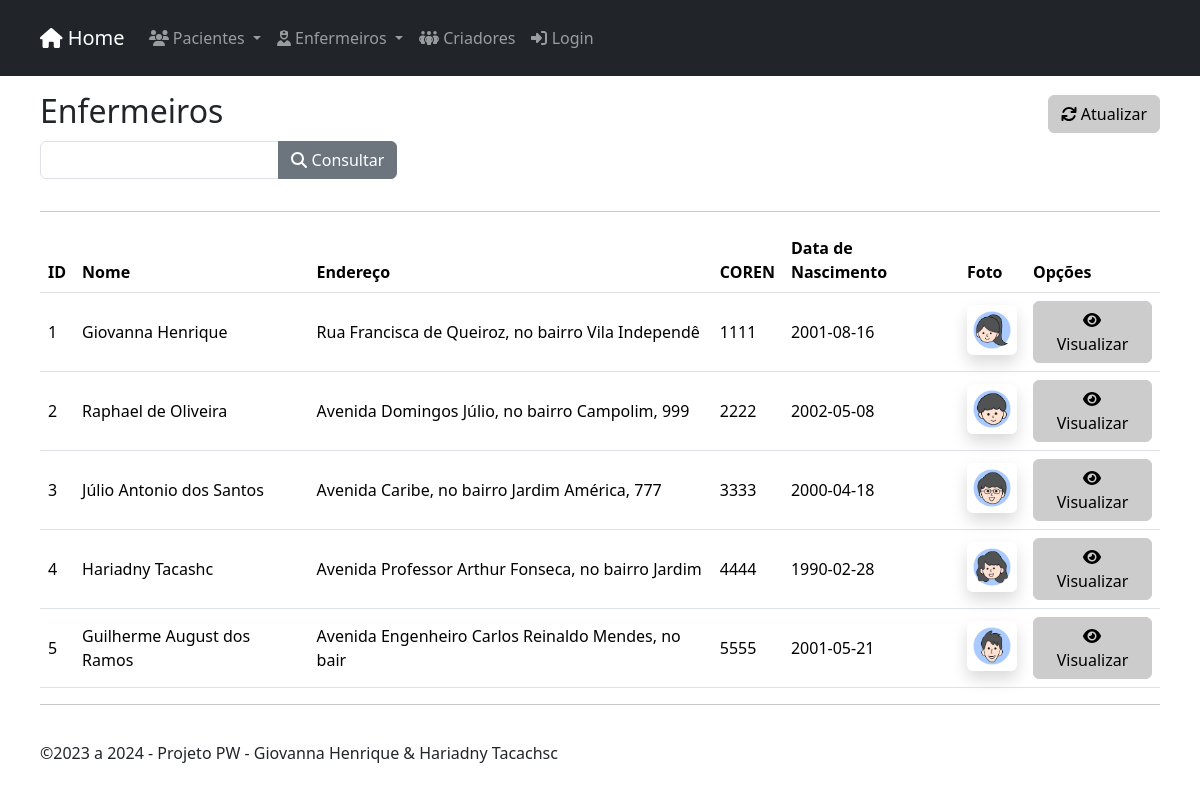
/enfe/index.php, run on the app's committed database.
### tables this page shows
CREATE TABLE `enfermeiros` (
  `id` int(11) UNSIGNED NOT NULL,
  `nome` varchar(50) NOT NULL,
  `endereco` varchar(50) NOT NULL,
  `COREN` int(11) NOT NULL,
  `DataNasc` date NOT NULL,
  `foto` varchar(30) DEFAULT NULL
);

### inc/database.php (called while the page is built, shortened)
<?php
    function open_database()
    {
        try {
            $conn = new mysqli(DB_HOST, DB_USER, DB_PASSWORD, DB_NAME);
            $conn->set_charset("utf8");
            return $conn;
        } catch (Exception $e) {
            throw new Exception($e->getMessage());
        }
    }
    function find( $table = null, $id = null ) {
        try {
            $database = open_database();
            $found = null;
            if ($id) {
                $sql = "SELECT * FROM " . $table . " WHERE id = " . $id;
                $result = $database->query($sql);
                if ($result->num_rows > 0) {
                    $found = $result->fetch_assoc();
                }
            } else {
                $sql = "SELECT * FROM " . $table;
                $result = $database->query($sql);
                if ($result->num_rows > 0) {
                    $found = array();
                    while ($row = $result->fetch_assoc()) {
                        array_push($found, $row);
                    }
                }
            }
        } catch (Exception $e) {
            $_SESSION['message'] = $e->GetMessage();
            $_SESSION['type'] = 'danger';
        }
        return $found;
    }
    function find_all( $table ) {
        return find($table);
    }
?>

### enfe/functions.php (called while the page is built, shortened)
<?php
    function index() {
        if (!empty($_POST['enfermeiro'])) {
            $enfermeiros = filter("enfermeiros", "nome like '%" . $_POST['enfermeiro'] . "%'");
        } else {
            $enfermeiros = find_all("enfermeiros");
        }
    }
?>

### enfe/index.php (the view, shortened to what this page needs)
<?php
    include("functions.php");
    index();
?>
            <header class="mt-2">
                <div class="row">
                    <div class="col-sm-6">
                        <h2>Enfermeiros</h2>
                    </div>
                    <div class="col-sm-6 text-end h2">
                        <a class="btn btn-light" href="index.php"><i class="fa-solid fa-refresh"></i> Atualizar</a>
                    </div>
                </div>
            </header>
            <form name="filtro" action="index.php" method="post">
                <div class="row">
                    <div class="form-group col-md-4">
                        <div class="input-group mb-3">
                            <input type="text" class="form-control" maxlength="80" name="enfermeiro" required>
                            <button type="submit" class="btn btn-secondary"><i class="fas fa-search"></i> Consultar</button>
                        </div>
                    </div>
                </div>
            </form>
            <hr>
            <table class="table table-hover align-middle">
                <thead>
                    <tr>
                        <th>ID</th>
                        <th>Nome</th>
                        <th>Endereço</th>
                        <th>COREN</th>
                        <th>Data de Nascimento</th>
                        <th class="img-flex">Foto</th>
                        <th>Opções</th>
                    </tr>
                </thead>
                <tbody>
                <?php if ($enfermeiros) : ?>
                    <?php foreach ($enfermeiros as $enfermeiro) : ?>
                        <tr>
                            <td><?php echo $enfermeiro['id']; ?></td>
                            <td><?php echo $enfermeiro['nome']; ?></td>
                            <td><?php echo $enfermeiro['endereco']; ?></td>
                            <td><?php echo $enfermeiro['COREN']; ?></td>
                            <td><?php echo $enfermeiro['DataNasc']; ?></td>
                            <td class="img-flex"><?php
                                            if(!empty($enfermeiro['foto'])) {
                                                echo "<img src=\"fotos/" . $enfermeiro['foto'] . "\" class=\"shadow p-1 mb-1 bg-body rounded\" width=\"50px\">";
                                            } else {
                                                echo "<img src=\"fotos/semimagem.png\" class=\"shadow p-1 mb-1 bg-body rounded\" width=\"50px\">";
                                            }
                                        ?>
                            </td>
                            <td class="actions-links">
                                <a href="view.php?id=<?php echo $enfermeiro['id']; ?>" class="btn btn-light"><i class="fa fa-eye"></i> Visualizar</a>
                            </td>
                        </tr>
                    <?php endforeach; ?>
                <?php else : ?>
                    <tr>
                        <td colspan="6">Nenhum registro encontrado.</td>
                    </tr>
        <?php endif; ?>
                </tbody>
            </table>

### css/style.css (style rules this page uses)
.container .table { overflow-x: hidden; }

### inc/header.php (style rules this page uses)
body { padding-top: 50px; padding-bottom: 20px; }
.btn-light { background-color: #ccc; border-color: #ccc; transition: 0.5s; }
.btn { transition: 0.5s; }

### data on the page
enfermeiros: id "1", nome "Giovanna Henrique", endereco "Rua Francisca de Queiroz, no bairro Vila Independê", COREN "1111", DataNasc "2001-08-16", foto (picture)
enfermeiros: id "2", nome "Raphael de Oliveira", endereco "Avenida Domingos Júlio, no bairro Campolim, 999", COREN "2222", DataNasc "2002-05-08", foto (picture)
enfermeiros: id "3", nome "Júlio Antonio dos Santos", endereco "Avenida Caribe, no bairro Jardim América, 777", COREN "3333", DataNasc "2000-04-18", foto (picture)
enfermeiros: id "4", nome "Hariadny Tacashc", endereco "Avenida Professor Arthur Fonseca, no bairro Jardim", COREN "4444", DataNasc "1990-02-28", foto (picture)
enfermeiros: id "5", nome "Guilherme August dos Ramos", endereco "Avenida Engenheiro Carlos Reinaldo Mendes, no bair", COREN "5555", DataNasc "2001-05-21", foto (picture)

### other printed values
$hoje -> format("Y") "2024"
